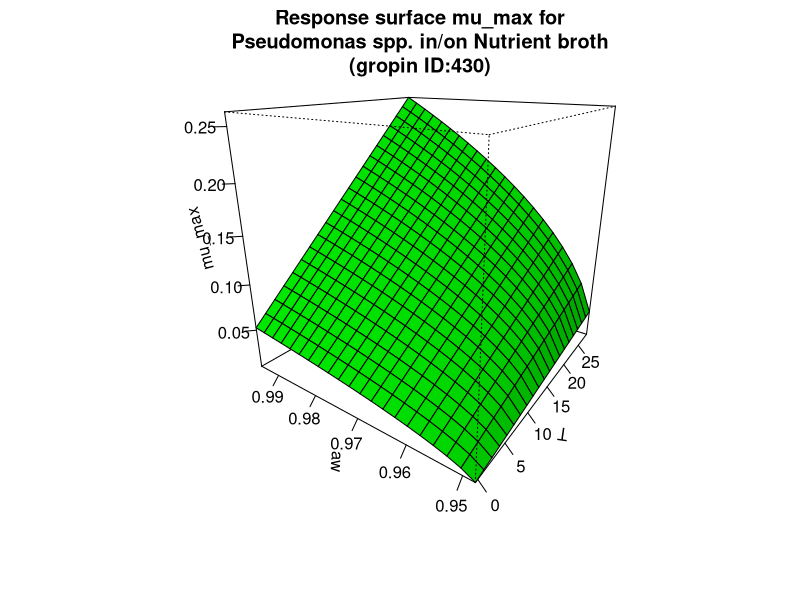

R code for this plot:
#############################
# start of Parameter script
#############################
T <- seq(-0.4004,28.1718281718282,length.out=21)
aw <- seq(0.947947,0.995004995004995,length.out=21)
#############################
# end of Parameter script
#############################
############################# 
# start of Model script Gropin ID 430 
#############################
 
# constant coefficients for this model
 
variables <- data.frame(T,aw)
argumentsPar <- expand.grid(variables)
 
# heart of the model
response_surface <- function(T,aw) {
   mumax <-0.03346*(T+7.6)*sqrt(aw-0.947)

return(mumax=mumax)
} 

# output parameters
mumax <- cbind(argumentsPar,response_surface(argumentsPar['T'],argumentsPar['aw']))
colnames(mumax) <- c(colnames(argumentsPar),'mumax')
#############################
# End of Model script
#############################
############################# 
# start of Visualisation script Gropin ID 430 
#############################
persp(T,aw,matrix(unlist(mumax$mumax),nrow=21),col = 'green',xlab='T',ylab='aw',zlab='mu_max',main='Response surface mu_max for
Pseudomonas spp. in/on Nutrient broth
(gropin ID:430)',theta=305,phi=20,shade=0.25,ticktype = 'detailed')
#############################
# End of Visualisation script
#############################
